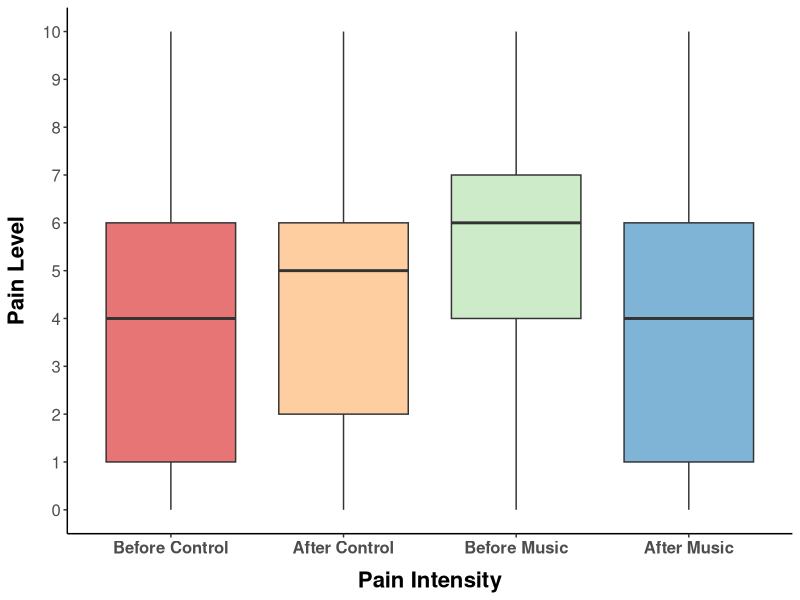
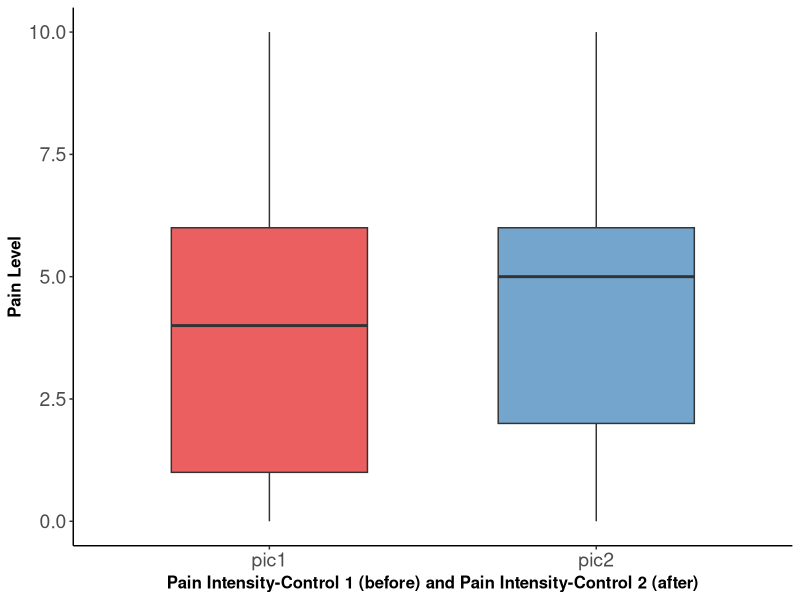
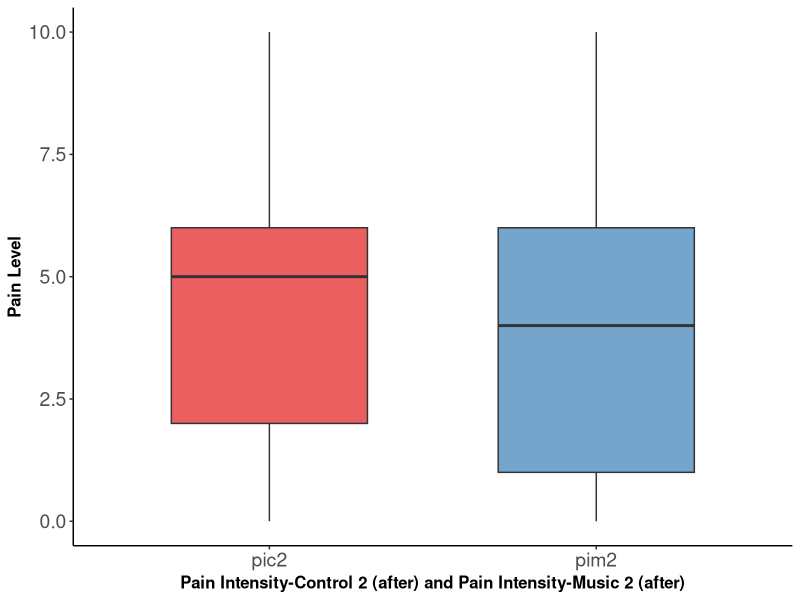

Reproduce these figures in R, in order.
## ---- chunk 1
library(ggplot2)
library(dplyr)
library(tidyr)
## ---- chunk 2

library(ggplot2)
library(tidyr)
library(dplyr)

data <- read.csv("dataset.csv")

data_long <- data %>%
  pivot_longer(
    cols = c(pic1, pic2, pim1, pim2),
    names_to = "treatment",
    values_to = "value"
  )

ggplot(
  data_long %>%
    mutate(
      treatment = recode(
        treatment,
        pic1 = "Before Control",
        pic2 = "After Control",
        pim1 = "Before Music",
        pim2 = "After Music"
      ),
      treatment = factor(
        treatment,
        levels = c("Before Control", "After Control", "Before Music", "After Music")
      )
    ),
  aes(x = treatment, y = value, fill = treatment)
) +
  geom_boxplot(alpha = 0.6) +
  scale_y_continuous(breaks = seq(0, 10, 1)) +
  coord_cartesian(ylim = c(0, 10)) +
  scale_fill_brewer(palette = "Spectral") +
  theme_classic() +
  theme(
    legend.position = "none",
    axis.text.x = element_text(size = 12, face = "bold"),
    axis.text.y = element_text(size = 12),
    axis.title.x = element_text(size = 16, face = "bold", margin = margin(t = 10)),
    axis.title.y = element_text(size = 16, face = "bold", margin = margin(r = 10))
  ) +
  xlab("Pain Intensity") +
  ylab("Pain Level")

## ---- chunk 3
library(ggplot2)
library(tidyr)
library(dplyr)

data <- read.csv("dataset.csv")

# Pivot pic1 and pic2 into long format
data_long <- data %>%
  pivot_longer(cols = c(pic1, pic2), names_to = "treatment", values_to = "value")

# Make boxplot
ggplot(data_long, aes(x = treatment, y = value, fill = treatment)) +
  geom_boxplot(alpha = 0.7, width = 0.6) +
  theme_classic() +
  scale_fill_brewer(palette = "Set1") +
  ylab("Pain Level") +
  xlab("Pain Intensity-Control 1 (before) and Pain Intensity-Control 2 (after)") +
  theme(
    axis.text = element_text(size = 14),
    axis.title = element_text(size = 12, face = "bold"),
    legend.position = "none"
  )

## ---- chunk 4
library(ggplot2)
library(tidyr)
library(dplyr)

data <- read.csv("dataset.csv")

# Pivot pim1 and pim2 into long format
data_long_pim <- data %>%
  pivot_longer(cols = c(pic2, pim2), names_to = "treatment", values_to = "value")

# Make boxplot
ggplot(data_long_pim, aes(x = treatment, y = value, fill = treatment)) +
  geom_boxplot(alpha = 0.7, width = 0.6) +
  theme_classic() +
  scale_fill_brewer(palette = "Set1") +
  ylab("Pain Level") +
  xlab("Pain Intensity-Control 2 (after) and Pain Intensity-Music 2 (after)") +
  theme(
    axis.text = element_text(size = 14),
    axis.title = element_text(size = 12, face = "bold"),
    legend.position = "none"
  )
